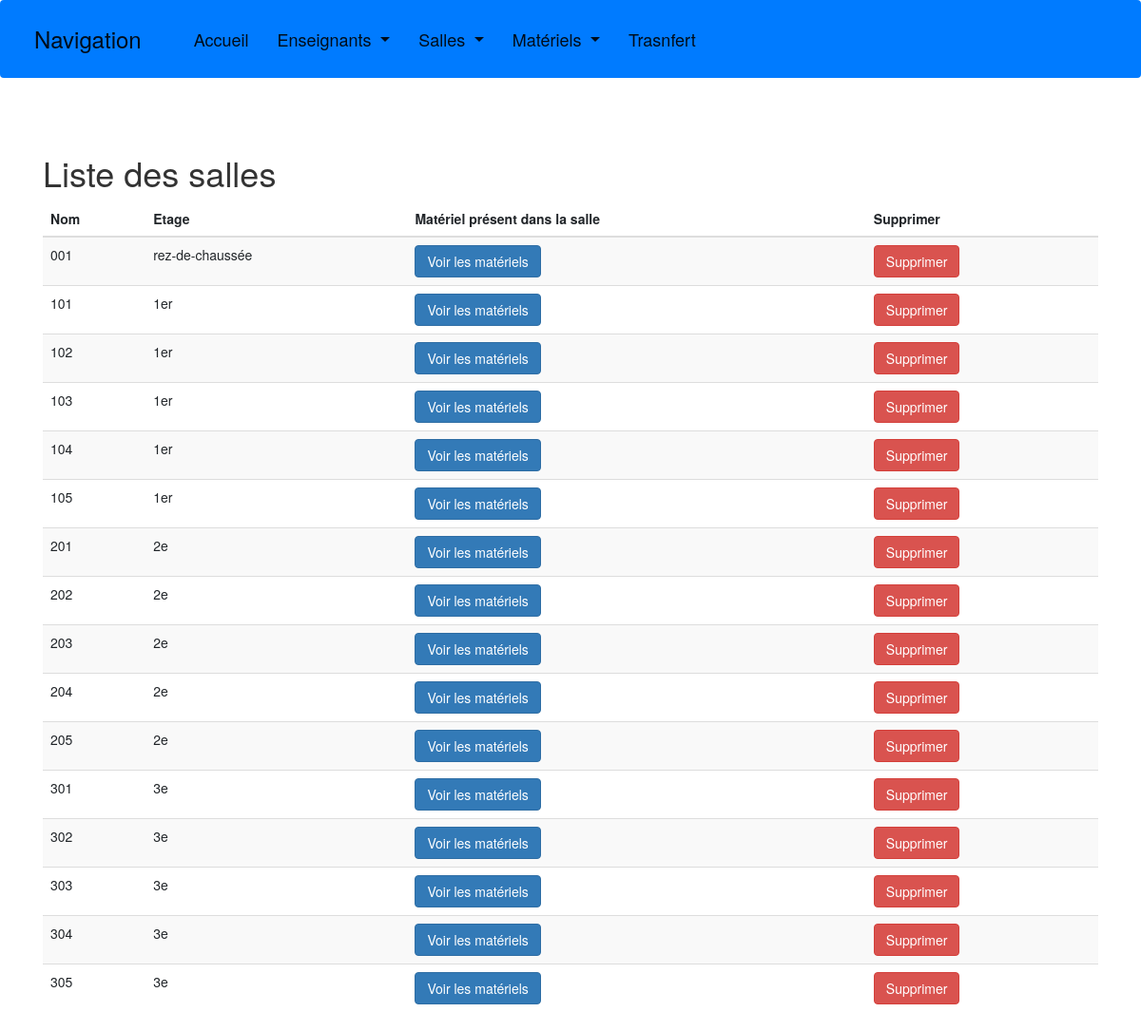
/salles/liste_salles, run on the app's committed database.
### gestion_materiel/models.py (models this page shows, shortened)
class Salle(models.Model):
    nom = models.CharField(
        max_length=50,
        blank=False,
        null=True,
        default='aucun'
    )
    etage = models.CharField(
        max_length=50,
        blank=False,
        null=True,
        default='aucun'
    )

### gestion_materiel/views.py (the view)
# urls.py: path('salles/liste_salles', liste_salles, name='liste_salles'),
def liste_salles(request):
    salles = Salle.objects.all()
    return render(request, 'gestion_materiel/salles/liste_salles.html', {'salles': salles})

### gestion_materiel/templates/gestion_materiel/salles/liste_salles.html (shortened to what this page needs)
<!DOCTYPE html>
<html>
<head>
</head>
<body>
    {% include 'gestion_materiel/includes/entete.html' %}
    <div class="container">
        <h1>Liste des salles</h1>
        <table class="table table-striped">
            <thead>
                <tr>
                    <th>Nom</th>
                    <th>Etage</th>
                    <th>Matériel présent dans la salle</th>
                    <th>Supprimer</th>
                </tr>
            </thead>
            <tbody>
                {% for salle in salles %}
                    <tr>
                        <td>{{ salle.nom }}</td>
                        <td>{{ salle.etage }}</td>
                        <td>
                            <button type="button" class="btn btn-primary">
                                <a href="{% url 'liste_materiels_salle' salle.id %}" style="color: white; text-decoration: none;">Voir les matériels</a>
                            </button></td>
                        <td>
                            <form method="post" action="{% url 'supprimer_salle' salle.id %}">
                                <button type="submit" class="btn btn-danger">Supprimer</button>
                            </form>
                        </td>
                    </tr>
                {% empty %}
                    <tr>
                        <td colspan="3">Aucune salle trouvée.</td>
                    </tr>
                {% endfor %}
            </tbody>
        </table>
    </div>
</body>
</html>

### gestion_materiel/templates/gestion_materiel/includes/entete.html (shortened to what this page needs)
<!DOCTYPE html>
<html>
<head>
    <link rel="stylesheet" href="https://stackpath.bootstrapcdn.com/bootstrap/4.5.0/css/bootstrap.min.css">
    <link rel="stylesheet" type="text/css" href="//netdna.bootstrapcdn.com/bootstrap/3.1.1/css/bootstrap.min.css">
</head>
<body>
<nav class="navbar navbar-expand-lg navbar-light bg-primary">
  <a class="navbar-brand" href="#">Navigation</a>
  <div class="collapse navbar-collapse" id="navbarSupportedContent">
    <ul class="navbar-nav mr-auto">
      <li class="nav-item active">
        <a class="nav-link" href="/accueil">Accueil <span class="sr-only">(current)</span></a>
      </li>
      <li class="nav-item active dropdown">
        <a class="nav-link dropdown-toggle" href="#" id="navbarDropdown" role="button" data-toggle="dropdown" aria-haspopup="true" aria-expanded="false">
          Enseignants
        </a>
      </li>
<li class="nav-item active dropdown">
        <a class="nav-link dropdown-toggle" href="#" id="navbarDropdown" role="button" data-toggle="dropdown" aria-haspopup="true" aria-expanded="false">
          Salles
        </a>
      </li>
        <li class="nav-item active dropdown">
        <a class="nav-link dropdown-toggle" href="#" id="navbarDropdown" role="button" data-toggle="dropdown" aria-haspopup="true" aria-expanded="false">
          Matériels
        </a>
      </li>
        <li class="nav-item active">
        <a class="nav-link" href="/transfert/choix_materiel">Trasnfert</a>
      </li>
    </ul>
  </div>
</nav>
    <div style="margin-left: 220px; padding: 20px;">
    </div>
</body>
</html>

### gestion_materiel/templates/gestion_materiel/includes/entete.html (style rules this page uses)
.navbar-brand { color: #fff; font-size: 24px; margin: 10px; }
.navbar-nav .nav-link { color: #fff; font-size: 18px; margin: 5px 10px; border-radius: 5px; padding: 8px 12px; }

### data on the page
Salle: nom "001", etage "rez-de-chaussée"
Salle: nom "101", etage "1er"
Salle: nom "102", etage "1er"
Salle: nom "103", etage "1er"
Salle: nom "104", etage "1er"
Salle: nom "105", etage "1er"
Salle: nom "201", etage "2e"
Salle: nom "202", etage "2e"
Salle: nom "203", etage "2e"
Salle: nom "204", etage "2e"
Salle: nom "205", etage "2e"
Salle: nom "301", etage "3e"
Salle: nom "302", etage "3e"
Salle: nom "303", etage "3e"
Salle: nom "304", etage "3e"
Salle: nom "305", etage "3e"
